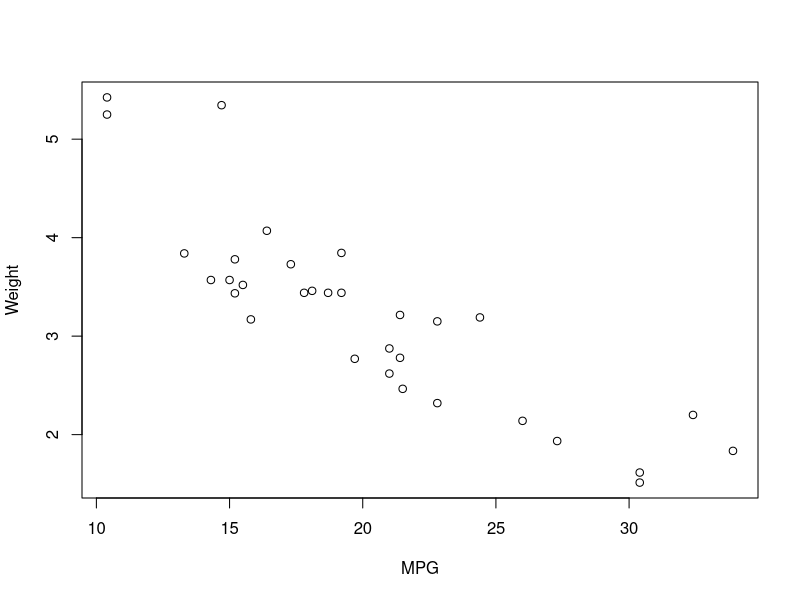
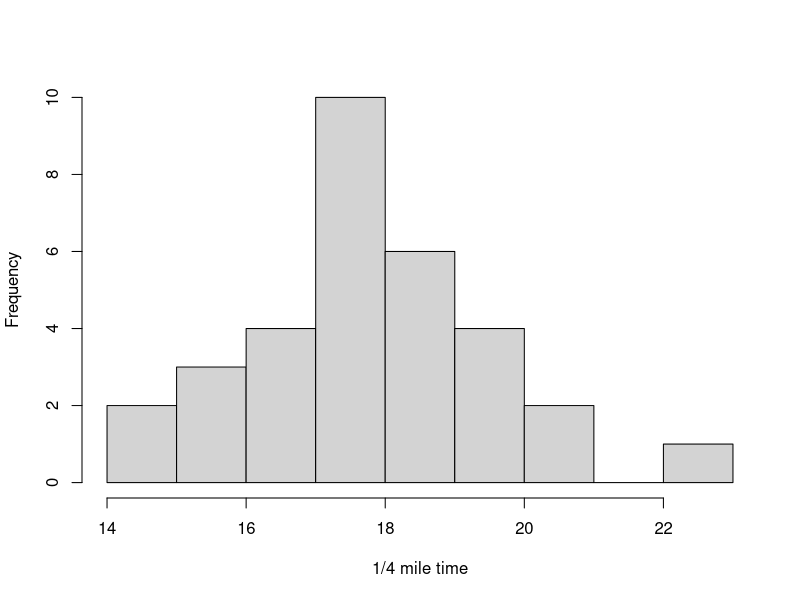

Write the R code that produced these figures, in order.
## ---- chunk 1
knitr::opts_chunk$set(
    fig.asp = 0.618,
    fig.align = "center",
    out.width = "100%",
    fig.retina = 10,
    fig.path = "../slides/images/06-syntax/",
    message = FALSE,
    global.par = TRUE
)
library(fontawesome)
## ---- chunk 2
plot(mtcars$mpg, mtcars$wt, xlab = "MPG", ylab = "Weight")
## ---- chunk 3
hist(mtcars$qsec, xlab = "1/4 mile time", main = "")
